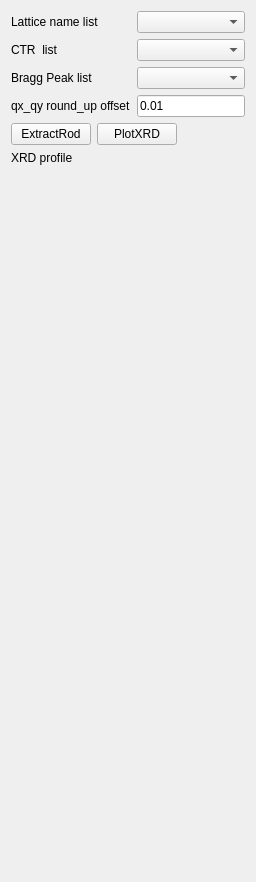
       <widget class="QWidget" name="tab_2">
        <attribute name="title">
         <string>ExtractRod</string>
        </attribute>
        <layout class="QVBoxLayout" name="verticalLayout_3">
         <item>
          <layout class="QFormLayout" name="formLayout">
           <item row="0" column="0">
            <widget class="QLabel" name="label_3">
             <property name="text">
              <string>Lattice name list</string>
             </property>
            </widget>
           </item>
           <item row="0" column="1">
            <widget class="QComboBox" name="comboBox_names"/>
           </item>
           <item row="1" column="0">
            <widget class="QLabel" name="label_4">
             <property name="text">
              <string>CTR  list</string>
             </property>
            </widget>
           </item>
           <item row="1" column="1">
            <widget class="QComboBox" name="comboBox_HKs"/>
           </item>
           <item row="3" column="0">
            <widget class="QLabel" name="label_5">
             <property name="text">
              <string>qx_qy round_up offset</string>
             </property>
            </widget>
           </item>
           <item row="3" column="1">
            <widget class="QLineEdit" name="lineEdit_q_offset">
             <property name="text">
              <string>0.01</string>
             </property>
            </widget>
           </item>
           <item row="2" column="0">
            <widget class="QLabel" name="label_27">
             <property name="text">
              <string>Bragg Peak list</string>
             </property>
            </widget>
           </item>
           <item row="2" column="1">
            <widget class="QComboBox" name="comboBox_bragg_peak"/>
           </item>
          </layout>
         </item>
         <item>
          <layout class="QHBoxLayout" name="horizontalLayout_4">
           <item>
            <widget class="QPushButton" name="pushButton_extract_in_viewer">
             <property name="text">
              <string>ExtractRod</string>
             </property>
            </widget>
           </item>
           <item>
            <widget class="QPushButton" name="pushButton_plot_XRD_profiles">
             <property name="text">
              <string>PlotXRD</string>
             </property>
            </widget>
           </item>
           <item>
            <spacer name="horizontalSpacer">
             <property name="orientation">
              <enum>Qt::Horizontal</enum>
             </property>
             <property name="sizeHint" stdset="0">
              <size>
               <width>40</width>
               <height>20</height>
              </size>
             </property>
            </spacer>
           </item>
          </layout>
         </item>
         <item>
          <widget class="QLabel" name="label_6">
           <property name="text">
            <string>XRD profile</string>
           </property>
          </widget>
         </item>
         <item>
          <widget class="MplWidget" name="widget" native="true">
           <property name="sizePolicy">
            <sizepolicy hsizetype="Preferred" vsizetype="Expanding">
             <horstretch>0</horstretch>
             <verstretch>0</verstretch>
            </sizepolicy>
           </property>
           <property name="minimumSize">
            <size>
             <width>0</width>
             <height>700</height>
            </size>
           </property>
          </widget>
         </item>
        </layout>
       </widget>
